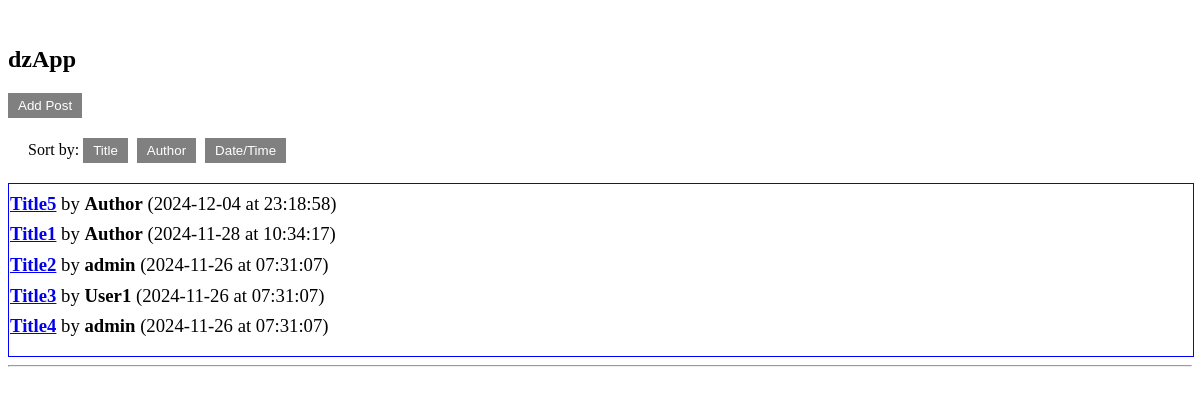
The app's page /, older data.
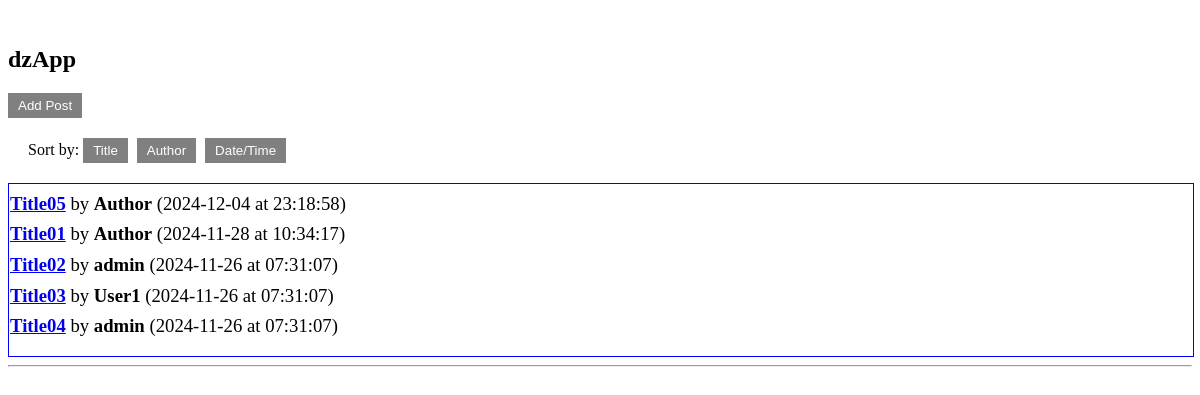
The same page, newer data.
### dzencode/models.py (models this page shows, shortened)
class MsgDb(models.Model):
    title = models.CharField(max_length=255)
    user = models.ForeignKey(User, on_delete=models.CASCADE, default=1)
    content = models.TextField()
    published_date = models.DateField(default=timezone.now)
    published_time = models.TimeField(default=timezone.now)
    parent = models.ForeignKey('self', null=True, blank=True, related_name='comments', on_delete=models.CASCADE)
    is_root = models.BooleanField(default=True)
    has_child = models.BooleanField(default=False)

class User(models.Model):
    username = models.CharField(max_length=50)
    author = models.BooleanField(default=False)
    email = models.EmailField(blank=True, null=True)
    homepage = models.URLField(blank=True, null=True)
    password = models.CharField(max_length=128, default=make_password('defaultpassword'))
    class Meta:
        unique_together = ('username', 'email', 'homepage')

### dzencode/views.py (the view)
# urls.py: path('', index, name='index'),
def index(request):
    if request.headers.get('x-requested-with') == 'XMLHttpRequest':
        title = request.GET.get('title', 'default_title')
        if MsgDb.objects.filter(title=title).exists():
            msg = MsgDb.objects.get(title=title)
            def get_comments_tree(comment):
                return {
                    'id': comment.id,
                    'content': comment.content,
                    'user__username': comment.user.username,
                    'email': comment.user.email,
                    'homepage': comment.user.homepage,
                    'published_date': comment.published_date.strftime('%Y-%m-%d'),
                    'published_time': comment.published_time.strftime('at %H:%M:%S'),
                    'has_child': comment.has_child,
                    'children': [get_comments_tree(c) for c in comment.comments.all()]
                }
            data = {
                'message': msg.content,
                'title': msg.title,
                'user_name': msg.user.username,
                'date': msg.published_date.strftime('%Y-%m-%d'),
                'time': msg.published_time.strftime('at %H:%M:%S'),
                'comments': [get_comments_tree(c) for c in msg.comments.filter(is_root=False)]
            }
            return JsonResponse(data)
        else:
            return JsonResponse({'error': 'Message does not exist'}, status=404)
    else:
        msgs = MsgDb.objects.select_related('user').filter(is_root=True).order_by('-published_date', '-published_time')
        comment_form = CommentForm()
        post_form = PostForm()
        return render(request, 'index.html', context={'msgs': msgs, 'comment_form': comment_form, 'post_form': post_form})

### dzencode/templates/index.html (shortened to what this page needs)
﻿<!DOCTYPE html>
<html>
<head>
    {% load static %}
    <link rel="stylesheet" type="text/css" href="{% static 'dzencode/css/styles.css' %}">
</head>
<body>
<h2>dzApp</h2>
<button id="add-post-btn">Add Post</button>
<div class="sort-options">
    <label>Sort by: </label>
    <button id="sort-title">Title</button>
    <button id="sort-author">Author</button>
    <button id="sort-datetime">Date/Time</button>
</div>
<div class="msg-all">
{% for msg in msgs %}
    <div class="msg-item">
        <h3>
            <a href="#" data-id="{{ msg.id }}">{{ msg.title }}</a>
            <span class="msg-aftertitle">by <strong>{{ msg.user.username }}</strong> ({{ msg.published_date|date:"Y-m-d" }} at {{ msg.published_time|time:"H:i:s" }})</span>
        </h3>
    </div>
{% endfor %}
</div>
<hr>
</body>
</html>

Row changes from the older to the newer data that the page shows:
changed MsgDb: title "Title5" → "Title05"
changed MsgDb: title "Title1" → "Title01"
changed MsgDb: title "Title2" → "Title02"
changed MsgDb "User1": title "Title3" → "Title03"
changed MsgDb: title "Title4" → "Title04"
